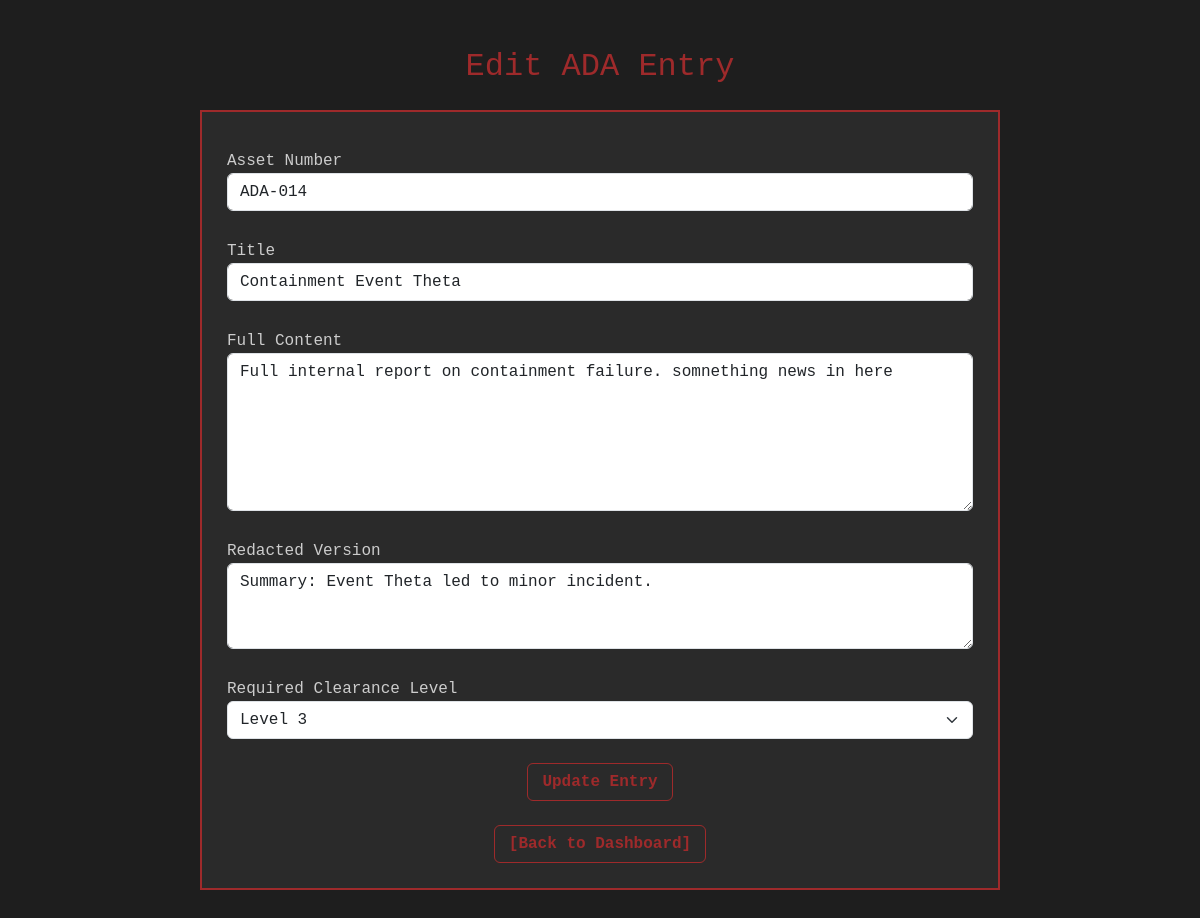
The page /edit-asset/2 (signed in) on the database as committed earlier.
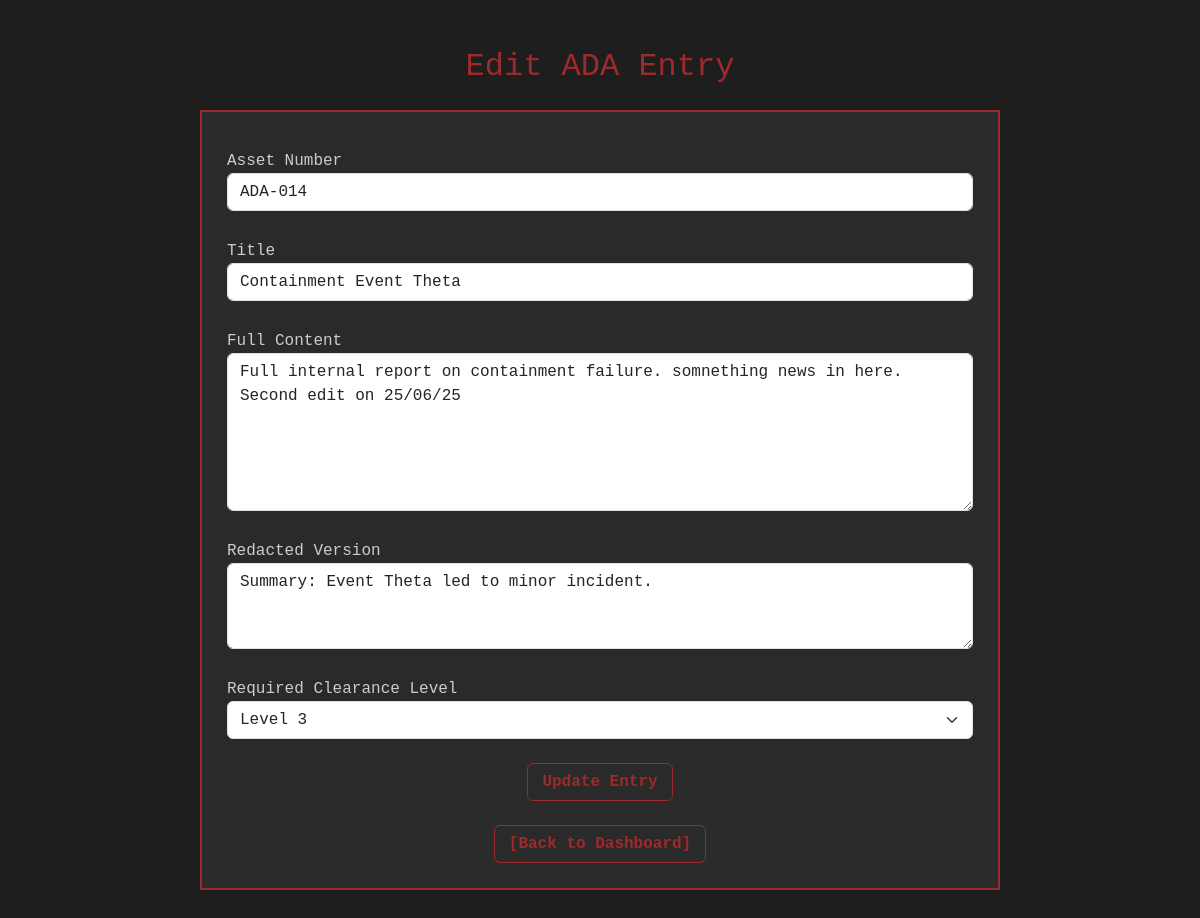
The same page on the database as committed later.
### app/models.py (models this page shows)
class ADAEntry(db.Model):
    id = db.Column(db.Integer, primary_key=True)
    asset_number = db.Column(db.String(50), nullable=False)
    title = db.Column(db.String(100), nullable=False)
    content = db.Column(db.Text, nullable=False)
    redacted_text = db.Column(db.Text, nullable=False)
    clearance_level = db.Column(db.Integer, nullable=False)
    created_by = db.Column(db.Integer, db.ForeignKey('user.id'))

### app/routes.py (the view, shortened to what this page needs)
@main.route('/edit-asset/<int:asset_id>', methods=['GET', 'POST'])
@login_required
def edit_asset(asset_id):
    if current_user.role != 'admin':
        flash("Admins only.")
        return redirect(url_for('main.dashboard'))
    asset = ADAEntry.query.get_or_404(asset_id)
    form = AssetForm(obj=asset)
    return render_template('add_asset.html', form=form, edit=True)

### app/forms.py
class AssetForm(FlaskForm):
    asset_number = StringField('Asset Number', validators=[InputRequired()])
    title = StringField('Title', validators=[InputRequired()])
    content = TextAreaField('Full Content', validators=[InputRequired()])
    redacted_text = TextAreaField('Redacted Version', validators=[InputRequired()])
    clearance_level = SelectField(
        'Required Clearance Level',
        choices=[(1, 'Level 1'), (2, 'Level 2'), (3, 'Level 3'), (4, 'Level 4'), (5, 'Level 5')],
        coerce=int
    )
    submit = SubmitField('Create Entry')

### app/routes.py (called while the page is built)
@login_manager.user_loader
def load_user(user_id):
    return User.query.get(int(user_id))

### app/templates/add_asset.html (shortened to what this page needs)
<!doctype html>
<html lang="en">
<head>
  <link href="https://cdn.jsdelivr.net/npm/bootstrap@5.3.0/dist/css/bootstrap.min.css" rel="stylesheet">
</head>
<body>
  <div class="container py-5">
    <h2 class="text-center mb-4">
      {% if edit %}Edit ADA Entry{% else %}Create New ADA Entry{% endif %}
    </h2>
    <div class="terminal-box">
      <form method="POST">
        <div class="mb-3">
          {{ form.asset_number.label }}<br>
          {{ form.asset_number(class_="form-control") }}
        </div>
        <div class="mb-3">
          {{ form.title.label }}<br>
          {{ form.title(class_="form-control") }}
        </div>
        <div class="mb-3">
          {{ form.content.label }}<br>
          {{ form.content(class_="form-control", rows=6) }}
        </div>
        <div class="mb-3">
          {{ form.redacted_text.label }}<br>
          {{ form.redacted_text(class_="form-control", rows=3) }}
        </div>
        <div class="mb-3">
          {{ form.clearance_level.label }}<br>
          {{ form.clearance_level(class_="form-select") }}
        </div>
        <div class="text-center mt-4">
          {{ form.submit(class_="btn btn-terminal", value="Update Entry" if edit else "Create Entry") }}
        </div>
      </form>
      <div class="text-center mt-4">
        <a href="{{ url_for('main.dashboard') }}" class="btn btn-terminal">[Back to Dashboard]</a>
      </div>
    </div>
  </div>
</body>
</html>

Rows that differ between the two databases and show on the page:
changed ADAEntry "ADA-014": content "Full internal report on containment failure. somnething news in here" → "Full internal report on containment failure. somnething news in here. Second edit on 25/06/25"
